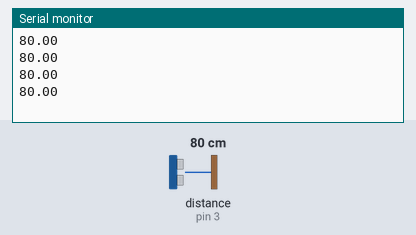
Recording of a sketch running on a simulated Arduino Uno, built with avr-gcc and run on an emulated ATmega328P. Shown: the last lines printed to the serial monitor. The test bench sets the inputs (shaded band); at power-on: distance to the obstacle (sensor on pin 3) 80 cm. The echo pulse lasts 58.3 µs per cm.

Above: at 1.2 s.
1.3 s: distance to the obstacle (sensor on pin 3) set to 2 cm
At 1.74 s:
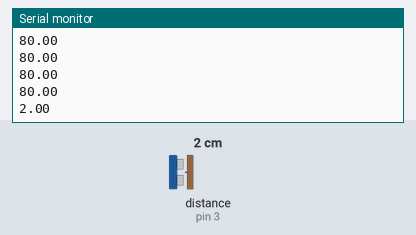
2.8 s: distance to the obstacle (sensor on pin 3) set to 4 cm
At 2.94 s:
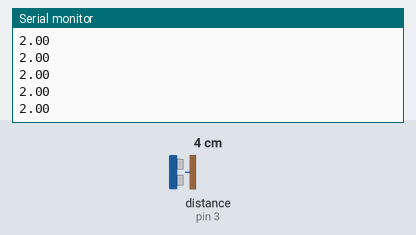
Timing chart, 0 to 5.8 s (numbered marks = the images above; inputs shaded):
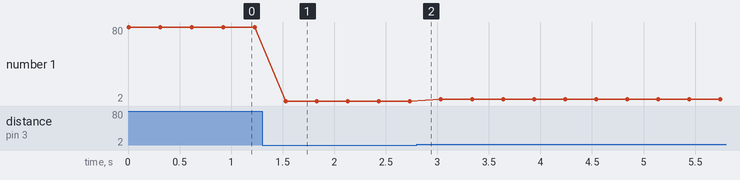

Measured:
- after the input at 1.3 s, the serial monitor: prints a new line after 0.23 s (image 1)
- plotted number 1: 80 → 2 after the input at 1.3 s, 2 → 4 after the input at 2.8 s

The sketch:

DistanceUltrasonicSensor.ino
```cpp
#include <HCSR04.h>
#include "Position.h"

#define TRIG_PIN 2
#define ECHO_PIN 3

HCSR04 distanceSensor(TRIG_PIN, ECHO_PIN);


void setup() {

  Serial.begin(115200);
}


void loop() {

  float currentDistance = distanceSensor.dist();
  Serial.println(currentDistance);
//  Position pos = positionBasedOn(currentDistance);
//  writePosition(pos);
  delay(300);
}
```

Position.h
```cpp
#define IMMEDIATE 10.0
#define NEARBY 50.0

enum Position {
  immediate,
  nearby,
  far
};


Position positionBasedOn(float currentDistance) {

  if (currentDistance > NEARBY ) {
    return far;
  } else if (currentDistance > IMMEDIATE) {
    return nearby;
  }
  return immediate;
}


void writePosition(Position pos) {

  switch (pos) {
    case immediate:  Serial.println("immediate"); break;
    case nearby:   Serial.println("nearby"); break;
    case far:  Serial.println("far"); break;
  }
}
```
